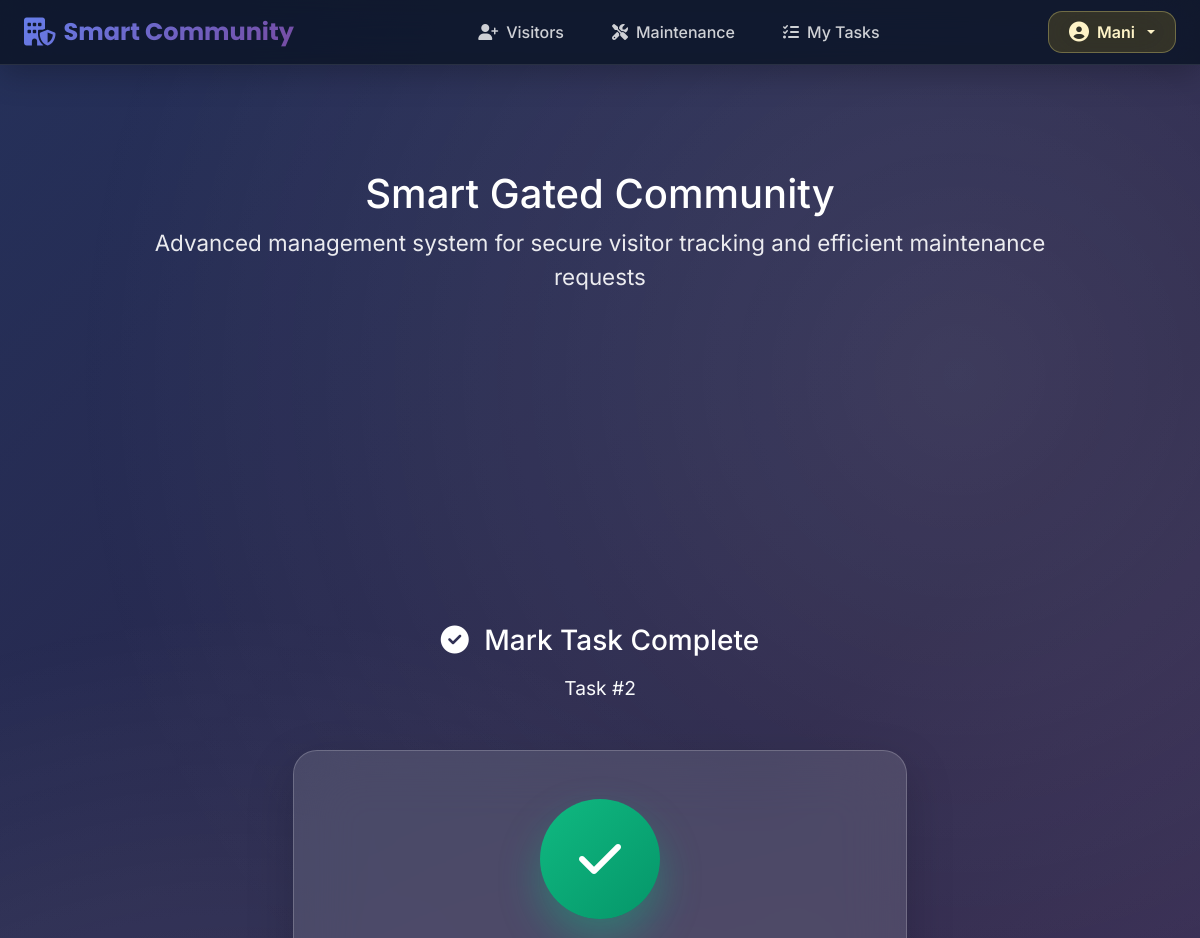
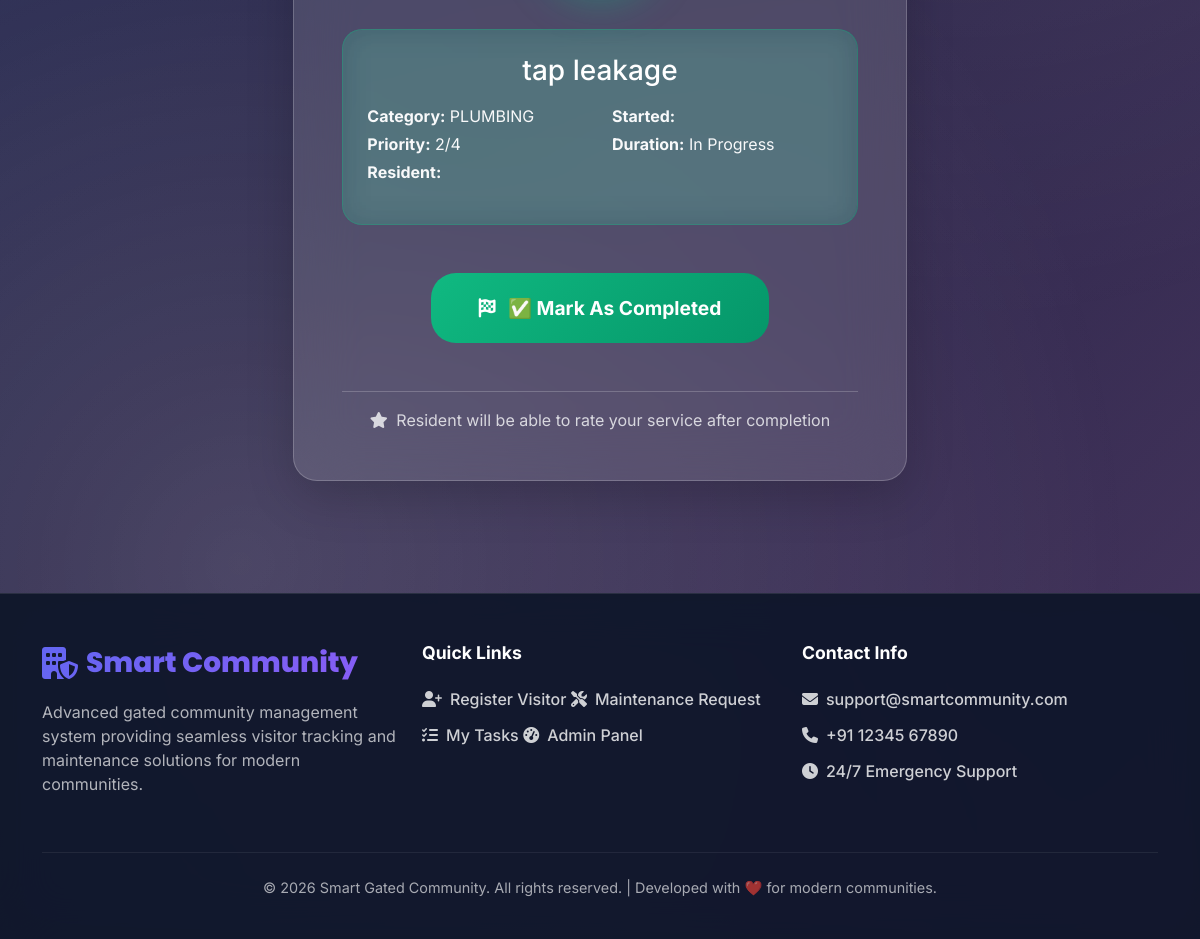
Page /maintainance/tasks/2/complete/ (signed in) on the committed database (2 pictures, top to bottom).
### accounts/models.py (models this page shows, shortened)
class User(AbstractUser):
    class Role(models.TextChoices):
        ADMIN = "ADMIN", "Admin"
        RESIDENT = "RESIDENT", "Resident"
        STAFF = "STAFF", "Maintenance Staff"
        GUARD = "GUARD", "Security Guard"
    role = models.CharField(
        max_length=20,
        choices=Role.choices,
        default=Role.RESIDENT,
    )
    flat_number = models.CharField(max_length=20, blank=True, null=True)
    phone = models.CharField(max_length=15, blank=True, null=True)
    class Designation(models.TextChoices):
        PLUMBER = "PLUMBER", "Plumber"
        ELECTRICIAN = "ELECTRICIAN", "Electrician"
        CARPENTER = "CARPENTER", "Carpenter"
        PAINTER = "PAINTER", "Painter"
        HVAC_TECHNICIAN = "HVAC_TECHNICIAN", "HVAC Technician"
        GARDENER = "GARDENER", "Gardener"
        SECURITY_GUARD = "SECURITY_GUARD", "Security Guard"
        CLEANER = "CLEANER", "Cleaner"
        GENERAL = "GENERAL", "General Maintenance"
    designation = models.CharField(
        max_length=20,
        choices=Designation.choices,
        blank=True,
        null=True,
        help_text="Staff designation"
    )

### maintainance/models.py (models this page shows, shortened)
class Assignment(models.Model):
    request = models.OneToOneField(MaintenanceRequest, on_delete=models.CASCADE, related_name="assignment")
    staff = models.ForeignKey(User, on_delete=models.CASCADE, limit_choices_to={"role": "STAFF"})
    assigned_at = models.DateTimeField(default=timezone.now)
    predicted_start_time = models.DateTimeField(blank=True, null=True)
    predicted_end_time = models.DateTimeField(blank=True, null=True)
    score = models.FloatField(default=0.0)  # ML score for suitability
    accepted = models.BooleanField(default=False)
    rejected = models.BooleanField(default=False)
    rejection_reason = models.TextField(blank=True, null=True)
    accepted_at = models.DateTimeField(blank=True, null=True)

class MaintenanceRequest(models.Model):
    class Status(models.TextChoices):
        OPEN = "OPEN", "Open"
        ASSIGNED = "ASSIGNED", "Assigned"
        IN_PROGRESS = "IN_PROGRESS", "In Progress"
        COMPLETED = "COMPLETED", "Completed"
    PRIORITY_CHOICES = [
        (1, "Low"),
        (2, "Medium"),
        (3, "High"),
        (4, "Critical"),
    ]
    resident = models.ForeignKey(User, on_delete=models.CASCADE, related_name="maintenance_requests")
    title = models.CharField(max_length=100)
    description = models.TextField()
    category = models.CharField(
        max_length=50,
        choices=StaffSkill.SKILL_CHOICES,
        default="GENERAL",
    )
    created_at = models.DateTimeField(default=timezone.now)
    status = models.CharField(max_length=20, choices=Status.choices, default=Status.OPEN)
    priority = models.IntegerField(choices=PRIORITY_CHOICES, default=2)
    predicted_duration_minutes = models.IntegerField(default=30)

### maintainance/views.py (the view)
# urls.py: path('tasks/<int:assignment_id>/complete/', views.staff_complete_task, name='staff_complete_task'),
@login_required
def staff_complete_task(request, assignment_id):
    if request.user.role != 'STAFF':
        return redirect("home")
    assignment = get_object_or_404(Assignment, id=assignment_id, staff=request.user)
    if request.method == 'POST':
        assignment.predicted_end_time = timezone.now()
        assignment.save()
        messages.success(request, "✅ Task COMPLETED! Resident can now rate.")
        return redirect("my_tasks")
    context = {'assignment': assignment}
    return render(request, "maintainance/complete_task.html", context)

### templates/maintainance/complete_task.html (shortened to what this page needs)
{% extends "base.html" %}
{% block content %}
<div class="py-5">
    <div class="container">
        <div class="row justify-content-center">
            <div class="col-lg-8">
                <div class="text-center mb-5">
                    <h1 class="h3 mb-3 gradient-text">
                        <i class="fa-solid fa-check-circle me-2"></i>
                        Mark Task Complete
                    </h1>
                    <p class="text-light mb-0" style="font-size: 1.2rem;">Task #{{ assignment.id }}</p>
                </div>
                <div class="card card-glass shadow-lg">
                    <div class="card-body p-5 text-center">
                        <div class="mb-5">
                            <div style="width: 120px; height: 120px; background: linear-gradient(135deg, #10b981, #059669); border-radius: 50%; margin: 0 auto 2rem; display: flex; align-items: center; justify-content: center; box-shadow: 0 20px 40px rgba(16,185,129,0.4);">
                                <i class="fa-solid fa-check" style="font-size: 3rem; color: white;"></i>
                            </div>
                        </div>
                        <div class="mb-5 p-4" style="background: rgba(16,185,129,0.2); border-radius: 20px; backdrop-filter: blur(15px); border: 1px solid rgba(16,185,129,0.3);">
                            <h3 class="text-white mb-3">{{ assignment.request.title }}</h3>
                            <div class="row text-start">
                                <div class="col-md-6">
                                    <p class="text-light mb-1"><strong>Category:</strong> {{ assignment.request.category }}</p>
                                    <p class="text-light mb-1"><strong>Priority:</strong> {{ assignment.request.priority }}/4</p>
                                    <p class="text-light"><strong>Resident:</strong> {{ assignment.request.resident.get_full_name }}</p>
                                </div>
                                <div class="col-md-6">
                                    <p class="text-light mb-1"><strong>Started:</strong> {{ assignment.started_at|date:"M d, Y g:i A" }}</p>
                                    <p class="text-light mb-1"><strong>Duration:</strong>
                                        {% if assignment.completed_at %}
                                            {{ assignment.completed_at|timeuntil:"started_at" }}
                                        {% else %}
                                            In Progress
                                        {% endif %}
                                    </p>
                                </div>
                            </div>
                        </div>
                        <form method="post">
                            <button type="submit" class="btn btn-complete text-white mb-4">
                                <i class="fa-solid fa-flag-checkered me-2"></i>
                                ✅ Mark As Completed
                            </button>
                        </form>
                        <div class="mt-4 pt-3" style="border-top: 1px solid rgba(255,255,255,0.2);">
                            <p class="text-light mb-0" style="opacity: 0.8;">
                                <i class="fa-solid fa-star me-1"></i>
                                Resident will be able to rate your service after completion
                            </p>
                        </div>
                    </div>
                </div>
            </div>
        </div>
    </div>
</div>
{% endblock %}

### templates/base.html (shortened to what this page needs)
<!DOCTYPE html>
<html lang="en">
<head>
    <link href="https://cdn.jsdelivr.net/npm/bootstrap@5.3.2/dist/css/bootstrap.min.css"
          rel="stylesheet"
>
    <link rel="stylesheet"
          href="https://cdnjs.cloudflare.com/ajax/libs/font-awesome/6.5.1/css/all.min.css"
>
</head>
<body {% if request.path == '/' %}class="home-page"{% endif %}>
    <nav class="navbar navbar-expand-lg navbar-dark fixed-top">
        <div class="container-fluid px-4">
            <a class="navbar-brand d-flex align-items-center" href="{% url 'home' %}">
                <i class="fa-solid fa-building-shield me-2 fs-3"></i>
                <span>Smart Community</span>
            </a>
            <div class="collapse navbar-collapse" id="mainNavbar">
                <ul class="navbar-nav mx-auto mb-2 mb-lg-0">
                    <li class="nav-item">
                        <a class="nav-link {% if request.path|slice:'0:10' == '/visitors/' %}active{% endif %}"
                           href="/visitors/create/">
                            <i class="fa-solid fa-user-plus me-2"></i>Visitors
                        </a>
                    </li>
                    <li class="nav-item">
                        <a class="nav-link {% if request.path|slice:'0:13' == '/maintainance/' %}active{% endif %}"
                           href="/maintainance/create/">
                            <i class="fa-solid fa-tools me-2"></i>Maintenance
                        </a>
                    </li>
                    {% if request.user.is_authenticated and request.user.role == 'STAFF' %}
                    <li class="nav-item">
                        <a class="nav-link {% if request.path|slice:'0:20' == '/maintainance/my-tasks' %}active{% endif %}"
                           href="/maintainance/my-tasks/">
                            <i class="fa-solid fa-list-check me-2"></i>My Tasks
                        </a>
                    </li>
                    {% endif %}
                </ul>
                <div class="d-flex align-items-center gap-3">
                    {% if request.user.is_authenticated %}
                        <div class="dropdown">
                            <button class="btn user-btn dropdown-toggle d-flex align-items-center gap-2"
                                    type="button" data-bs-toggle="dropdown" aria-expanded="false">
                                <i class="fa-solid fa-user-circle fs-5"></i>
                                <span class="d-none d-md-inline">{{ request.user.username }}</span>
                            </button>
                        </div>
                    {% else %}
                        <a href="{% url 'login' %}" class="btn btn-primary">
                            <i class="fa-solid fa-right-to-bracket me-2"></i>Login
                        </a>
                    {% endif %}
                </div>
            </div>
        </div>
    </nav>
    {% if request.path != "/accounts/login/" and request.path != "/login/" %}
    <section class="hero-section">
        <div class="container">
            <div class="row justify-content-center">
                <div class="col-12 col-lg-10">
                    <div class="hero-content">
                        <h1 class="hero-title">Smart Gated Community</h1>
                        <p style="font-size: clamp(1.1rem, 3vw, 1.4rem); opacity: 0.9; font-weight: 400;">
                            Advanced management system for secure visitor tracking and efficient maintenance requests
                        </p>
                    </div>
                </div>
            </div>
        </div>
    </section>
    {% endif %}
    <div class="container-fluid main-wrapper px-3 px-md-4">
        <div class="row">
            <div class="col-12 col-xl-10 mx-auto">
                {% block content %}{% endblock %}
            </div>
        </div>
    </div>
    <footer class="footer">
        <div class="container">
            <div class="row">
                <div class="col-lg-4 col-md-6 mb-4">
                    <div class="footer-brand d-flex align-items-center mb-3">
                        <i class="fa-solid fa-building-shield me-2 fs-2"></i>
                    </div>
                    <p class="opacity-75 mb-0">Advanced gated community management system providing seamless visitor tracking and maintenance solutions for modern communities.</p>
                </div>
                <div class="col-lg-4 col-md-6 mb-4">
                    <h5>Quick Links</h5>
                    <div class="footer-links">
                        <a href="/visitors/create/"><i class="fa-solid fa-user-plus"></i>Register Visitor</a>
                        <a href="/maintainance/create/"><i class="fa-solid fa-tools"></i>Maintenance Request</a>
                        {% if request.user.is_authenticated and request.user.role == 'STAFF' %}
                        <a href="/maintainance/my-tasks/"><i class="fa-solid fa-list-check"></i>My Tasks</a>
                        {% endif %}
                        <a href="/admin/"><i class="fa-solid fa-gauge-high"></i>Admin Panel</a>
                    </div>
                </div>
                <div class="col-lg-4 col-md-12 mb-4">
                    <h5>Contact Info</h5>
                    <div class="footer-links">
                        <a href="#"><i class="fa-solid fa-envelope"></i>support@smartcommunity.com</a>
                        <a href="#"><i class="fa-solid fa-phone"></i>+91 12345 67890</a>
                        <a href="#"><i class="fa-solid fa-clock"></i>24/7 Emergency Support</a>
                    </div>
                </div>
            </div>
            <div class="footer-bottom">
                <p>&copy; 2026 Smart Gated Community. All rights reserved. | Developed with ❤️ for modern communities.</p>
            </div>
        </div>
    </footer>
</body>
</html>

### templates/base.html (style rules this page uses)
:root { --primary: #6366f1; --secondary: #8b5cf6; --accent: #ec4899; --success: #10b981; --warning: #f59e0b; --danger: #ef4444; --dark: #0f172a; --darker: #020617; --light: #f8fafc; --glass: rgba(255, 255, 255, 0.05); --glass-border: rgba(255, 255, 255, 0.1); --profile-gold: linear-gradient(135deg, #facc15, #eab308); }
* { margin: 0; padding: 0; box-sizing: border-box; }
body { font-family: 'Inter', sans-serif; background: linear-gradient(rgba(15, 23, 42, 0.75), rgba(15, 23, 42, 0.75)), linear-gradient(135deg, #667eea 0%, #764ba2 50%, #f093fb 100%); background-attachment: fixed; color: #fff; min-height: 100vh; position: relative; overflow-x: hidden; }
body::before { content: ''; position: fixed; top: 0; left: 0; width: 100%; height: 100%; background: radial-gradient(circle at 20% 80%, rgba(255, 255, 255, 0.15) 0%, transparent 50%), radial-gradient(circle at 80% 20%, rgba(255, 255, 255, 0.1) 0%, transparent 50%); animation: bgShift 30s ease infinite; z-index: -1; }
.navbar { background: rgba(15, 23, 42, 0.92) !important; backdrop-filter: blur(25px) saturate(180%); border-bottom: 1px solid var(--glass-border); box-shadow: 0 8px 32px rgba(0, 0, 0, 0.25); transition: all 0.4s ease; }
.user-btn { background: rgba(250, 204, 21, 0.15) !important; backdrop-filter: blur(20px); border: 1px solid rgba(254, 240, 138, 0.3) !important; border-radius: 14px; padding: 0.5rem 1.25rem; color: #fef3c7 !important; transition: all 0.4s cubic-bezier(0.4, 0, 0.2, 1); font-weight: 600; }
.hero-section { min-height: 60vh; display: flex; align-items: center; position: relative; padding: 3rem 0; }
.hero-content { text-align: center; }
.main-wrapper { padding-top: 6rem; padding-bottom: 4rem; min-height: calc(100vh - 220px); }
.navbar-brand { font-family: 'Poppins', sans-serif; font-weight: 700; font-size: 1.5rem; background: linear-gradient(135deg, #667eea 0%, #764ba2 100%); -webkit-background-clip: text; background-clip: text; color: transparent; }
.nav-link { color: rgba(255, 255, 255, 0.8) !important; font-weight: 500; padding: 0.75rem 1.25rem !important; margin: 0 0.25rem; border-radius: 12px; transition: all 0.3s cubic-bezier(0.4, 0, 0.2, 1); }
.footer { background: rgba(15, 23, 42, 0.95); backdrop-filter: blur(25px) saturate(180%); border-top: 1px solid var(--glass-border); color: rgba(255, 255, 255, 0.9); padding: 3rem 0 1.5rem; }
.footer-brand { font-family: 'Poppins', sans-serif; font-size: 1.75rem; font-weight: 800; background: linear-gradient(135deg, var(--primary), var(--secondary)); -webkit-background-clip: text; background-clip: text; color: transparent; margin-bottom: 1rem; }
.footer h5 { font-weight: 700; color: #fff; margin-bottom: 1.5rem; font-size: 1.1rem; }
.footer-links a { color: rgba(255, 255, 255, 0.8); text-decoration: none; display: inline-flex; align-items: center; gap: 0.5rem; margin-bottom: 0.75rem; transition: all 0.3s ease; font-weight: 500; }
.footer-bottom { border-top: 1px solid rgba(255, 255, 255, 0.1); padding-top: 1.5rem; margin-top: 2rem; text-align: center; opacity: 0.7; font-size: 0.9rem; }

### templates/maintainance/complete_task.html (style rules this page uses)
.card-glass { background: rgba(255, 255, 255, 0.12); backdrop-filter: blur(30px); border: 1px solid rgba(255, 255, 255, 0.2); border-radius: 24px; box-shadow: 0 20px 60px rgba(0, 0, 0, 0.3); }
.btn-complete { background: linear-gradient(135deg, #10b981, #059669); border: none; padding: 1.25rem 3rem; font-size: 1.2rem; font-weight: 700; border-radius: 25px; height: 70px; }

### rows in the picture
User: user.username "Mani"
Assignment: id "2", request "tap leakage", request.category "PLUMBING", request.priority "2"
